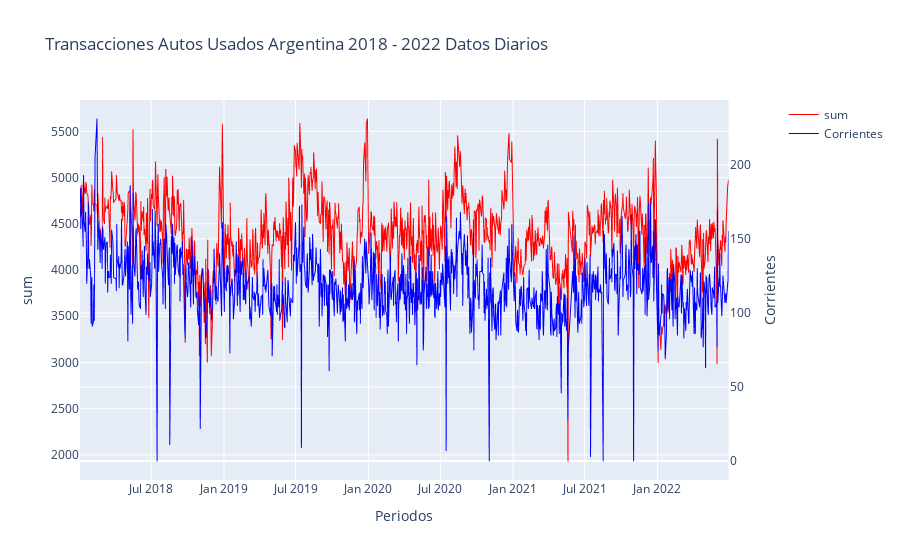

Notebook code cell kept with this figure:
### Markdown cell above
Ahora podemos ver la serie completa con los datos promedio de los años anteriores y posteriores al periodo del 2020 donde no teniamos datos.

### Code cell
get_line_plot(df_ts, "tramite_fecha", "sum", "Corrientes", "Transacciones Autos Usados Argentina 2018 - 2022 Datos Diarios")

### Figure 1 — Plotly figure (JSON) as saved in the notebook; plotly's stock layout.template omitted (floating-point values rounded to 4 significant figures; data arrays with more than 128 entries replaced by an {"elided": "..."} marker saying what was removed)
{"data": [{"hovertemplate": "tramite_fecha=%{x}<br>sum=%{y}<extra></extra>", "legendgroup": "", "line": {"color": "red", "dash": "solid", "width": 1}, "mode": "lines", "name": "sum", "showlegend": true, "type": "scattergl", "x": {"elided": "1117 str values"}, "xaxis": "x", "y": {"elided": "1117 int values"}, "yaxis": "y"}, {"hovertemplate": "tramite_fecha=%{x}<br>Corrientes=%{y}<extra></extra>", "legendgroup": "", "line": {"color": "#0000ff", "dash": "solid", "width": 1}, "mode": "lines", "name": "Corrientes", "showlegend": true, "type": "scattergl", "x": {"elided": "1117 str values"}, "xaxis": "x", "y": {"elided": "1117 int values"}, "yaxis": "y2"}], "layout": {"autosize": true, "title": {"text": "Transacciones Autos Usados Argentina 2018 - 2022 Datos Diarios"}, "xaxis": {"anchor": "y", "autorange": true, "domain": [0, 0.94], "range": ["2018-01-02", "2022-06-30"], "title": {"text": "Periodos"}, "type": "date"}, "yaxis": {"anchor": "x", "autorange": true, "domain": [0, 1], "range": [1728.0, 5838.0], "title": {"text": "sum"}, "type": "linear"}, "yaxis2": {"anchor": "x", "autorange": true, "overlaying": "y", "range": [-12.83, 243.8], "side": "right", "title": {"text": "Corrientes"}, "type": "linear"}}}
